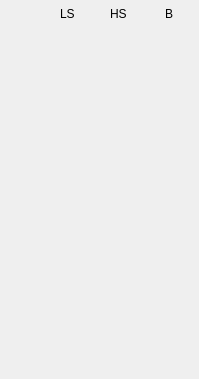
     <widget class="QWidget" name="scrollAreaWidgetContents_7">
      <property name="geometry">
       <rect>
        <x>0</x>
        <y>0</y>
        <width>199</width>
        <height>379</height>
       </rect>
      </property>
      <widget class="MQlabel" name="l_rls_3">
       <property name="geometry">
        <rect>
         <x>160</x>
         <y>186</y>
         <width>30</width>
         <height>30</height>
        </rect>
       </property>
       <property name="styleSheet">
        <string notr="true">border-image: url(:/images/warning/normal.png);</string>
       </property>
       <property name="text">
        <string/>
       </property>
      </widget>
      <widget class="MQlabel" name="l_fm_2">
       <property name="geometry">
        <rect>
         <x>110</x>
         <y>304</y>
         <width>30</width>
         <height>30</height>
        </rect>
       </property>
       <property name="styleSheet">
        <string notr="true">border-image: url(:/images/warning/normal.png);</string>
       </property>
       <property name="text">
        <string/>
       </property>
      </widget>
      <widget class="QLabel" name="label_45">
       <property name="geometry">
        <rect>
         <x>10</x>
         <y>296</y>
         <width>40</width>
         <height>40</height>
        </rect>
       </property>
       <property name="styleSheet">
        <string notr="true">border-image: url(:/images/parameters/FrontMotorSpeed.png);</string>
       </property>
       <property name="text">
        <string/>
       </property>
      </widget>
      <widget class="MQlabel" name="l_fas_3">
       <property name="geometry">
        <rect>
         <x>160</x>
         <y>108</y>
         <width>30</width>
         <height>30</height>
        </rect>
       </property>
       <property name="styleSheet">
        <string notr="true">border-image: url(:/images/warning/normal.png);</string>
       </property>
       <property name="text">
        <string/>
       </property>
      </widget>
      <widget class="QLabel" name="label_76">
       <property name="geometry">
        <rect>
         <x>8</x>
         <y>25</y>
         <width>40</width>
         <height>40</height>
        </rect>
       </property>
       <property name="styleSheet">
        <string notr="true">border-image: url(:/images/engine/ReelSpeed.png);</string>
       </property>
       <property name="text">
        <string/>
       </property>
      </widget>
      <widget class="QLabel" name="label_71">
       <property name="geometry">
        <rect>
         <x>10</x>
         <y>101</y>
         <width>40</width>
         <height>40</height>
        </rect>
       </property>
       <property name="styleSheet">
        <string notr="true">border-image: url(:/images/engine/draught_fan.png);</string>
       </property>
       <property name="text">
        <string/>
       </property>
      </widget>
      <widget class="MQlabel" name="l_rm_1">
       <property name="geometry">
        <rect>
         <x>60</x>
         <y>343</y>
         <width>30</width>
         <height>30</height>
        </rect>
       </property>
       <property name="styleSheet">
        <string notr="true">border-image: url(:/images/warning/normal.png);</string>
       </property>
       <property name="text">
        <string/>
       </property>
      </widget>
      <widget class="MQlabel" name="l_es_3">
       <property name="geometry">
        <rect>
         <x>160</x>
         <y>68</y>
         <width>30</width>
         <height>30</height>
        </rect>
       </property>
       <property name="styleSheet">
        <string notr="true">border-image: url(:/images/warning/normal.png);</string>
       </property>
       <property name="text">
        <string/>
       </property>
      </widget>
      <widget class="MQlabel" name="l_fm_3">
       <property name="geometry">
        <rect>
         <x>160</x>
         <y>304</y>
         <width>30</width>
         <height>30</height>
        </rect>
       </property>
       <property name="styleSheet">
        <string notr="true">border-image: url(:/images/warning/normal.png);</string>
       </property>
       <property name="text">
        <string/>
       </property>
      </widget>
      <widget class="MQlabel" name="l_es_1">
       <property name="geometry">
        <rect>
         <x>60</x>
         <y>68</y>
         <width>30</width>
         <height>30</height>
        </rect>
       </property>
       <property name="styleSheet">
        <string notr="true">border-image: url(:/images/warning/normal.png);</string>
       </property>
       <property name="text">
        <string/>
       </property>
      </widget>
      <widget class="MQlabel" name="l_fcm_2">
       <property name="geometry">
        <rect>
         <x>110</x>
         <y>30</y>
         <width>30</width>
         <height>30</height>
        </rect>
       </property>
       <property name="styleSheet">
        <string notr="true">border-image: url(:/images/warning/normal.png);</string>
       </property>
       <property name="text">
        <string/>
       </property>
      </widget>
      <widget class="MQlabel" name="l_fas_1">
       <property name="geometry">
        <rect>
         <x>60</x>
         <y>108</y>
         <width>30</width>
         <height>30</height>
        </rect>
       </property>
       <property name="styleSheet">
        <string notr="true">border-image: url(:/images/warning/normal.png);</string>
       </property>
       <property name="text">
        <string/>
       </property>
      </widget>
      <widget class="MQlabel" name="l_fas_2">
       <property name="geometry">
        <rect>
         <x>110</x>
         <y>108</y>
         <width>30</width>
         <height>30</height>
        </rect>
       </property>
       <property name="styleSheet">
        <string notr="true">border-image: url(:/images/warning/normal.png);</string>
       </property>
       <property name="text">
        <string/>
       </property>
      </widget>
      <widget class="MQlabel" name="l_rm_2">
       <property name="geometry">
        <rect>
         <x>110</x>
         <y>343</y>
         <width>30</width>
         <height>30</height>
        </rect>
       </property>
       <property name="styleSheet">
        <string notr="true">border-image: url(:/images/warning/normal.png);</string>
       </property>
       <property name="text">
        <string/>
       </property>
      </widget>
      <widget class="MQlabel" name="l_rls_1">
       <property name="geometry">
        <rect>
         <x>60</x>
         <y>186</y>
         <width>30</width>
         <height>30</height>
        </rect>
       </property>
       <property name="styleSheet">
        <string notr="true">border-image: url(:/images/warning/normal.png);</string>
       </property>
       <property name="text">
        <string/>
       </property>
      </widget>
      <widget class="QLabel" name="label_35">
       <property name="geometry">
        <rect>
         <x>10</x>
         <y>178</y>
         <width>40</width>
         <height>40</height>
        </rect>
       </property>
       <property name="styleSheet">
        <string notr="true">border-image: url(:/images/engine/RollerSpeed.png);</string>
       </property>
       <property name="text">
        <string/>
       </property>
      </widget>
      <widget class="MQlabel" name="l_df_3">
       <property name="geometry">
        <rect>
         <x>160</x>
         <y>266</y>
         <width>30</width>
         <height>30</height>
        </rect>
       </property>
       <property name="styleSheet">
        <string notr="true">border-image: url(:/images/warning/normal.png);</string>
       </property>
       <property name="text">
        <string/>
       </property>
      </widget>
      <widget class="QLabel" name="label_39">
       <property name="geometry">
        <rect>
         <x>10</x>
         <y>258</y>
         <width>40</width>
         <height>40</height>
        </rect>
       </property>
       <property name="styleSheet">
        <string notr="true">border-image: url(:/images/engine/Elevator.png);</string>
       </property>
       <property name="text">
        <string/>
       </property>
      </widget>
      <widget class="QLabel" name="label_13">
       <property name="geometry">
        <rect>
         <x>110</x>
         <y>-2</y>
         <width>31</width>
         <height>31</height>
        </rect>
       </property>
       <property name="text">
        <string>HS</string>
       </property>
      </widget>
      <widget class="QLabel" name="label_75">
       <property name="geometry">
        <rect>
         <x>11</x>
         <y>222</y>
         <width>35</width>
         <height>35</height>
        </rect>
       </property>
       <property name="styleSheet">
        <string notr="true">border-image: url(:/images/engine/ReThreshing.png);</string>
       </property>
       <property name="text">
        <string/>
       </property>
      </widget>
      <widget class="MQlabel" name="l_cm_2">
       <property name="geometry">
        <rect>
         <x>110</x>
         <y>226</y>
         <width>30</width>
         <height>30</height>
        </rect>
       </property>
       <property name="styleSheet">
        <string notr="true">border-image: url(:/images/warning/normal.png);</string>
       </property>
       <property name="text">
        <string/>
       </property>
      </widget>
      <widget class="QLabel" name="label_72">
       <property name="geometry">
        <rect>
         <x>10</x>
         <y>62</y>
         <width>40</width>
         <height>40</height>
        </rect>
       </property>
       <property name="styleSheet">
        <string notr="true">border-image: url(:/images/engine/cut_mach.png);</string>
       </property>
       <property name="text">
        <string/>
       </property>
      </widget>
      <widget class="MQlabel" name="l_df_1">
       <property name="geometry">
        <rect>
         <x>60</x>
         <y>266</y>
         <width>30</width>
         <height>30</height>
        </rect>
       </property>
       <property name="styleSheet">
        <string notr="true">border-image: url(:/images/warning/normal.png);</string>
       </property>
       <property name="text">
        <string/>
       </property>
      </widget>
      <widget class="MQlabel" name="l_rls_2">
       <property name="geometry">
        <rect>
         <x>110</x>
         <y>186</y>
         <width>30</width>
         <height>30</height>
        </rect>
       </property>
       <property name="styleSheet">
        <string notr="true">border-image: url(:/images/warning/normal.png);</string>
       </property>
       <property name="text">
        <string/>
       </property>
      </widget>
      <widget class="MQlabel" name="l_fcm_3">
       <property name="geometry">
        <rect>
         <x>160</x>
         <y>30</y>
         <width>30</width>
         <height>30</height>
        </rect>
       </property>
       <property name="styleSheet">
        <string notr="true">border-image: url(:/images/warning/normal.png);</string>
       </property>
       <property name="text">
        <string/>
       </property>
      </widget>
      <widget class="MQlabel" name="l_cm_3">
       <property name="geometry">
        <rect>
         <x>160</x>
         <y>226</y>
         <width>30</width>
         <height>30</height>
        </rect>
       </property>
       <property name="styleSheet">
        <string notr="true">border-image: url(:/images/warning/normal.png);</string>
       </property>
       <property name="text">
        <string/>
       </property>
      </widget>
      <widget class="QLabel" name="label_70">
       <property name="geometry">
        <rect>
         <x>10</x>
         <y>337</y>
         <width>40</width>
         <height>40</height>
        </rect>
       </property>
       <property name="styleSheet">
        <string notr="true">border-image: url(:/images/parameters/RearMotorSpeed.png);</string>
       </property>
       <property name="text">
        <string/>
       </property>
      </widget>
      <widget class="MQlabel" name="l_fcm_1">
       <property name="geometry">
        <rect>
         <x>60</x>
         <y>30</y>
         <width>30</width>
         <height>30</height>
        </rect>
       </property>
       <property name="styleSheet">
        <string notr="true">border-image: url(:/images/warning/normal.png);</string>
       </property>
       <property name="text">
        <string/>
       </property>
      </widget>
      <widget class="QLabel" name="label_11">
       <property name="geometry">
        <rect>
         <x>165</x>
         <y>-2</y>
         <width>21</width>
         <height>31</height>
        </rect>
       </property>
       <property name="text">
        <string>B</string>
       </property>
      </widget>
      <widget class="QLabel" name="label_12">
       <property name="geometry">
        <rect>
         <x>60</x>
         <y>-2</y>
         <width>31</width>
         <height>31</height>
        </rect>
       </property>
       <property name="text">
        <string>LS</string>
       </property>
      </widget>
      <widget class="MQlabel" name="l_cm_1">
       <property name="geometry">
        <rect>
         <x>60</x>
         <y>226</y>
         <width>30</width>
         <height>30</height>
        </rect>
       </property>
       <property name="styleSheet">
        <string notr="true">border-image: url(:/images/warning/normal.png);</string>
       </property>
       <property name="text">
        <string/>
       </property>
      </widget>
      <widget class="MQlabel" name="l_df_2">
       <property name="geometry">
        <rect>
         <x>110</x>
         <y>266</y>
         <width>30</width>
         <height>30</height>
        </rect>
       </property>
       <property name="styleSheet">
        <string notr="true">border-image: url(:/images/warning/normal.png);</string>
       </property>
       <property name="text">
        <string/>
       </property>
      </widget>
      <widget class="MQlabel" name="l_rm_3">
       <property name="geometry">
        <rect>
         <x>160</x>
         <y>343</y>
         <width>30</width>
         <height>30</height>
        </rect>
       </property>
       <property name="styleSheet">
        <string notr="true">border-image: url(:/images/warning/normal.png);</string>
       </property>
       <property name="text">
        <string/>
       </property>
      </widget>
      <widget class="MQlabel" name="l_es_2">
       <property name="geometry">
        <rect>
         <x>110</x>
         <y>68</y>
         <width>30</width>
         <height>30</height>
        </rect>
       </property>
       <property name="styleSheet">
        <string notr="true">border-image: url(:/images/warning/normal.png);</string>
       </property>
       <property name="text">
        <string/>
       </property>
      </widget>
      <widget class="MQlabel" name="l_fm_1">
       <property name="geometry">
        <rect>
         <x>60</x>
         <y>304</y>
         <width>30</width>
         <height>30</height>
        </rect>
       </property>
       <property name="styleSheet">
        <string notr="true">border-image: url(:/images/warning/normal.png);</string>
       </property>
       <property name="text">
        <string/>
       </property>
      </widget>
      <widget class="QLabel" name="label_33">
       <property name="geometry">
        <rect>
         <x>8</x>
         <y>140</y>
         <width>40</width>
         <height>40</height>
        </rect>
       </property>
       <property name="styleSheet">
        <string notr="true">border-image: url(:/images/engine/FeedAugerSpeed.png);</string>
       </property>
       <property name="text">
        <string/>
       </property>
      </widget>
      <widget class="MQlabel" name="l_fd_2">
       <property name="geometry">
        <rect>
         <x>110</x>
         <y>147</y>
         <width>30</width>
         <height>30</height>
        </rect>
       </property>
       <property name="styleSheet">
        <string notr="true">border-image: url(:/images/warning/normal.png);</string>
       </property>
       <property name="text">
        <string/>
       </property>
      </widget>
      <widget class="MQlabel" name="l_fd_3">
       <property name="geometry">
        <rect>
         <x>160</x>
         <y>147</y>
         <width>31</width>
         <height>31</height>
        </rect>
       </property>
       <property name="styleSheet">
        <string notr="true">border-image: url(:/images/warning/normal.png);</string>
       </property>
       <property name="text">
        <string/>
       </property>
      </widget>
      <widget class="MQlabel" name="l_fd_1">
       <property name="geometry">
        <rect>
         <x>60</x>
         <y>147</y>
         <width>30</width>
         <height>30</height>
        </rect>
       </property>
       <property name="styleSheet">
        <string notr="true">border-image: url(:/images/warning/normal.png);</string>
       </property>
       <property name="text">
        <string/>
       </property>
      </widget>
     </widget>
